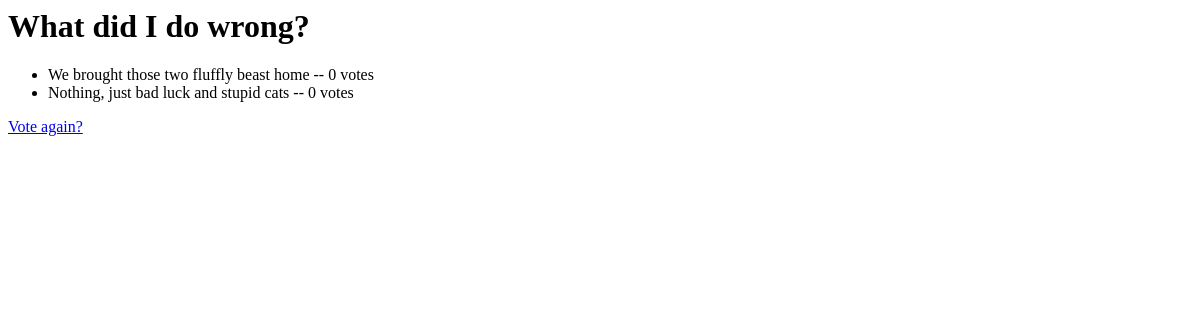
The page /polls/2/results/ on the database as committed earlier.
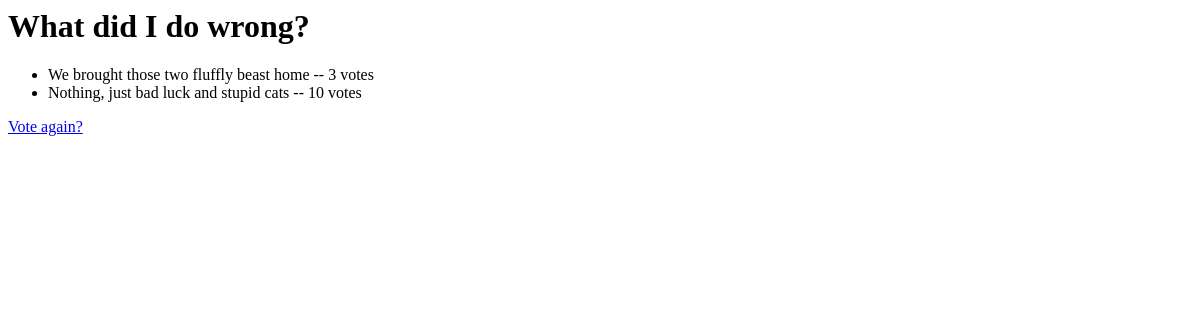
The same page on the database as committed later.
### polls/models.py (models this page shows, shortened)
class Choice(models.Model):
    poll = models.ForeignKey(Poll)
    choice_text = models.CharField(max_length=200)
    votes = models.IntegerField(default=0)

### polls/views.py (the view)
# urls.py: url(r'^(?P<pk>\d+)/results/$', views.ResultsView.as_view(), name='results'),
class ResultsView(generic.DetailView):
    model = Poll
    template_name = 'polls/results.html'

### polls/templates/polls/results.html
<h1> {{ poll.question }}</h1>
<ul>
    {% for choice in poll.choice_set.all %}
        <li>{{ choice.choice_text }} -- {{ choice.votes }} vote{{ choice.votes|pluralize }}</li>
    {% endfor %}
</ul>
<a href="{% url 'polls:detail' poll.id %}">Vote again?</a>

Rows that differ between the two databases and show on the page:
changed Choice "We brought those two fluffly beast home": votes "0" → "3"
changed Choice "Nothing, just bad luck and stupid cats": votes "0" → "10"
